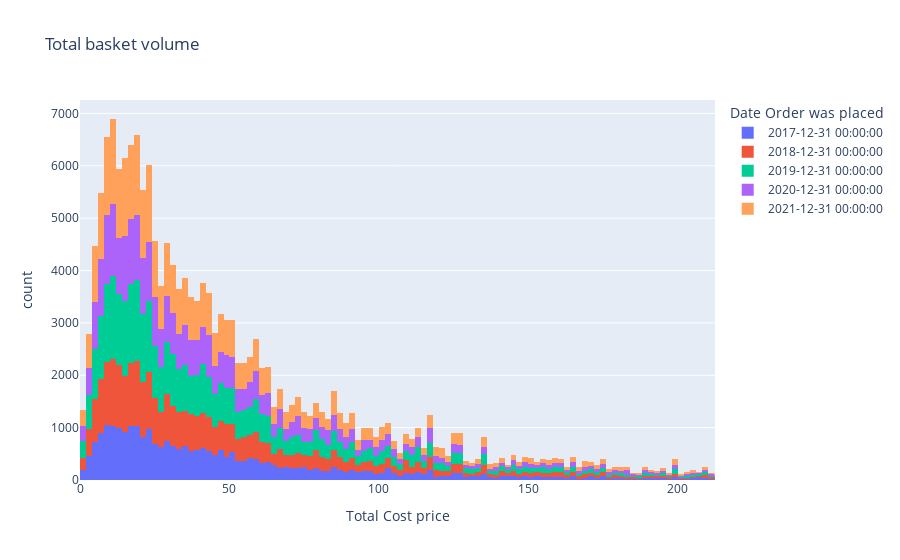

Source (notebook cell):
### Markdown cell above
### Total order value distribution

### Code cell
# Group by order ID
order_lines_orders = order_lines.set_index('Date Order was placed').groupby([pd.Grouper(freq='YE'),'Order ID'])

# Get total cost price per order ID
order_lines_orders_value = order_lines_orders.agg({'Total Cost price' : 'sum'}).reset_index()

# Plot
px.histogram(order_lines_orders_value, 
             x='Total Cost price', 
             color='Date Order was placed', 
             range_x=(0,order_lines_orders_value['Total Cost price'].quantile(0.95)),
             title='Total basket volume')

### Figure 1 — Plotly figure (JSON) as saved in the notebook; plotly's stock layout.template omitted (floating-point values rounded to 4 significant figures; data arrays with more than 128 entries replaced by an {"elided": "..."} marker saying what was removed)
{"data": [{"bingroup": "x", "hovertemplate": "Date Order was placed=2017-12-31 00:00:00<br>Total Cost price=%{x}<br>count=%{y}<extra></extra>", "legendgroup": "2017-12-31 00:00:00", "marker": {"color": "#636efa", "pattern": {"shape": ""}}, "name": "2017-12-31 00:00:00", "orientation": "v", "showlegend": true, "type": "histogram", "x": {"elided": "29549 float values"}, "xaxis": "x", "yaxis": "y"}, {"bingroup": "x", "hovertemplate": "Date Order was placed=2018-12-31 00:00:00<br>Total Cost price=%{x}<br>count=%{y}<extra></extra>", "legendgroup": "2018-12-31 00:00:00", "marker": {"color": "#EF553B", "pattern": {"shape": ""}}, "name": "2018-12-31 00:00:00", "orientation": "v", "showlegend": true, "type": "histogram", "x": {"elided": "34692 float values"}, "xaxis": "x", "yaxis": "y"}, {"bingroup": "x", "hovertemplate": "Date Order was placed=2019-12-31 00:00:00<br>Total Cost price=%{x}<br>count=%{y}<extra></extra>", "legendgroup": "2019-12-31 00:00:00", "marker": {"color": "#00cc96", "pattern": {"shape": ""}}, "name": "2019-12-31 00:00:00", "orientation": "v", "showlegend": true, "type": "histogram", "x": {"elided": "42306 float values"}, "xaxis": "x", "yaxis": "y"}, {"bingroup": "x", "hovertemplate": "Date Order was placed=2020-12-31 00:00:00<br>Total Cost price=%{x}<br>count=%{y}<extra></extra>", "legendgroup": "2020-12-31 00:00:00", "marker": {"color": "#ab63fa", "pattern": {"shape": ""}}, "name": "2020-12-31 00:00:00", "orientation": "v", "showlegend": true, "type": "histogram", "x": {"elided": "35901 float values"}, "xaxis": "x", "yaxis": "y"}, {"bingroup": "x", "hovertemplate": "Date Order was placed=2021-12-31 00:00:00<br>Total Cost price=%{x}<br>count=%{y}<extra></extra>", "legendgroup": "2021-12-31 00:00:00", "marker": {"color": "#FFA15A", "pattern": {"shape": ""}}, "name": "2021-12-31 00:00:00", "orientation": "v", "showlegend": true, "type": "histogram", "x": {"elided": "42565 float values"}, "xaxis": "x", "yaxis": "y"}], "layout": {"barmode": "relative", "legend": {"title": {"text": "Date Order was placed"}, "tracegroupgap": 0}, "title": {"text": "Total basket volume"}, "xaxis": {"anchor": "y", "domain": [0, 1], "range": [0, 212.4], "title": {"text": "Total Cost price"}}, "yaxis": {"anchor": "x", "domain": [0, 1], "title": {"text": "count"}}}}
